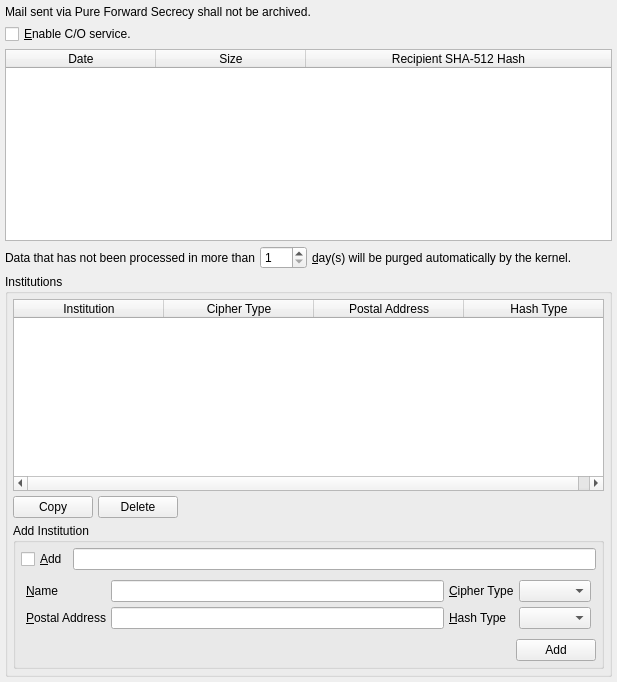
              <widget class="QWidget" name="tab_co">
               <attribute name="title">
                <string>&amp;C/O</string>
               </attribute>
               <layout class="QVBoxLayout" name="verticalLayout_30">
                <property name="spacing">
                 <number>5</number>
                </property>
                <property name="leftMargin">
                 <number>5</number>
                </property>
                <property name="topMargin">
                 <number>5</number>
                </property>
                <property name="rightMargin">
                 <number>5</number>
                </property>
                <property name="bottomMargin">
                 <number>5</number>
                </property>
                <item>
                 <widget class="QLabel" name="label_26">
                  <property name="text">
                   <string>Mail sent via Pure Forward Secrecy shall not be archived.</string>
                  </property>
                 </widget>
                </item>
                <item>
                 <layout class="QHBoxLayout" name="horizontalLayout_19">
                  <property name="spacing">
                   <number>5</number>
                  </property>
                  <item>
                   <widget class="QCheckBox" name="postofficeCheckBox">
                    <property name="text">
                     <string>&amp;Enable C/O service.</string>
                    </property>
                   </widget>
                  </item>
                  <item>
                   <spacer name="horizontalSpacer_18">
                    <property name="orientation">
                     <enum>Qt::Horizontal</enum>
                    </property>
                    <property name="sizeHint" stdset="0">
                     <size>
                      <width>40</width>
                      <height>20</height>
                     </size>
                    </property>
                   </spacer>
                  </item>
                 </layout>
                </item>
                <item>
                 <widget class="QTableWidget" name="postoffice">
                  <property name="alternatingRowColors">
                   <bool>true</bool>
                  </property>
                  <property name="selectionMode">
                   <enum>QAbstractItemView::SingleSelection</enum>
                  </property>
                  <property name="selectionBehavior">
                   <enum>QAbstractItemView::SelectRows</enum>
                  </property>
                  <property name="horizontalScrollMode">
                   <enum>QAbstractItemView::ScrollPerPixel</enum>
                  </property>
                  <property name="sortingEnabled">
                   <bool>true</bool>
                  </property>
                  <attribute name="horizontalHeaderDefaultSectionSize">
                   <number>150</number>
                  </attribute>
                  <attribute name="horizontalHeaderStretchLastSection">
                   <bool>true</bool>
                  </attribute>
                  <column>
                   <property name="text">
                    <string>Date</string>
                   </property>
                  </column>
                  <column>
                   <property name="text">
                    <string>Size</string>
                   </property>
                  </column>
                  <column>
                   <property name="text">
                    <string>Recipient SHA-512 Hash</string>
                   </property>
                  </column>
                 </widget>
                </item>
                <item>
                 <layout class="QHBoxLayout" name="horizontalLayout_37">
                  <property name="spacing">
                   <number>5</number>
                  </property>
                  <item>
                   <widget class="QLabel" name="label_27">
                    <property name="text">
                     <string>Data that has not been processed in more than</string>
                    </property>
                   </widget>
                  </item>
                  <item>
                   <widget class="QSpinBox" name="days">
                    <property name="minimum">
                     <number>1</number>
                    </property>
                    <property name="maximum">
                     <number>366</number>
                    </property>
                   </widget>
                  </item>
                  <item>
                   <widget class="QLabel" name="label_28">
                    <property name="text">
                     <string>&amp;day(s) will be purged automatically by the kernel.</string>
                    </property>
                    <property name="buddy">
                     <cstring>days</cstring>
                    </property>
                   </widget>
                  </item>
                  <item>
                   <spacer name="horizontalSpacer_31">
                    <property name="orientation">
                     <enum>Qt::Horizontal</enum>
                    </property>
                    <property name="sizeHint" stdset="0">
                     <size>
                      <width>40</width>
                      <height>20</height>
                     </size>
                    </property>
                   </spacer>
                  </item>
                 </layout>
                </item>
                <item>
                 <widget class="QGroupBox" name="groupBox_6">
                  <property name="title">
                   <string>Institutions</string>
                  </property>
                  <layout class="QVBoxLayout" name="verticalLayout_50">
                   <property name="spacing">
                    <number>5</number>
                   </property>
                   <property name="leftMargin">
                    <number>5</number>
                   </property>
                   <property name="topMargin">
                    <number>5</number>
                   </property>
                   <property name="rightMargin">
                    <number>5</number>
                   </property>
                   <property name="bottomMargin">
                    <number>5</number>
                   </property>
                   <item>
                    <layout class="QVBoxLayout" name="verticalLayout_51">
                     <property name="spacing">
                      <number>5</number>
                     </property>
                     <item>
                      <widget class="QTableWidget" name="institutions">
                       <property name="alternatingRowColors">
                        <bool>true</bool>
                       </property>
                       <property name="selectionMode">
                        <enum>QAbstractItemView::SingleSelection</enum>
                       </property>
                       <property name="selectionBehavior">
                        <enum>QAbstractItemView::SelectRows</enum>
                       </property>
                       <property name="horizontalScrollMode">
                        <enum>QAbstractItemView::ScrollPerPixel</enum>
                       </property>
                       <property name="sortingEnabled">
                        <bool>true</bool>
                       </property>
                       <attribute name="horizontalHeaderDefaultSectionSize">
                        <number>150</number>
                       </attribute>
                       <attribute name="horizontalHeaderStretchLastSection">
                        <bool>true</bool>
                       </attribute>
                       <column>
                        <property name="text">
                         <string>Institution</string>
                        </property>
                       </column>
                       <column>
                        <property name="text">
                         <string>Cipher Type</string>
                        </property>
                       </column>
                       <column>
                        <property name="text">
                         <string>Postal Address</string>
                        </property>
                       </column>
                       <column>
                        <property name="text">
                         <string>Hash Type</string>
                        </property>
                       </column>
                      </widget>
                     </item>
                     <item>
                      <layout class="QHBoxLayout" name="horizontalLayout_76">
                       <property name="spacing">
                        <number>5</number>
                       </property>
                       <item>
                        <widget class="QPushButton" name="copyInstitution">
                         <property name="text">
                          <string>Copy</string>
                         </property>
                        </widget>
                       </item>
                       <item>
                        <widget class="QPushButton" name="deleteInstitution">
                         <property name="text">
                          <string>Delete</string>
                         </property>
                        </widget>
                       </item>
                       <item>
                        <spacer name="horizontalSpacer_62">
                         <property name="orientation">
                          <enum>Qt::Horizontal</enum>
                         </property>
                         <property name="sizeHint" stdset="0">
                          <size>
                           <width>40</width>
                           <height>20</height>
                          </size>
                         </property>
                        </spacer>
                       </item>
                      </layout>
                     </item>
                    </layout>
                   </item>
                   <item>
                    <widget class="QGroupBox" name="groupBox_5">
                     <property name="title">
                      <string>Add Institution</string>
                     </property>
                     <layout class="QVBoxLayout" name="verticalLayout_52">
                      <property name="spacing">
                       <number>5</number>
                      </property>
                      <property name="leftMargin">
                       <number>5</number>
                      </property>
                      <property name="topMargin">
                       <number>5</number>
                      </property>
                      <property name="rightMargin">
                       <number>5</number>
                      </property>
                      <property name="bottomMargin">
                       <number>5</number>
                      </property>
                      <item>
                       <layout class="QHBoxLayout" name="horizontalLayout_77">
                        <property name="spacing">
                         <number>5</number>
                        </property>
                        <item>
                         <widget class="QCheckBox" name="addInstitutionCheckBox">
                          <property name="sizePolicy">
                           <sizepolicy hsizetype="Minimum" vsizetype="Preferred">
                            <horstretch>0</horstretch>
                            <verstretch>0</verstretch>
                           </sizepolicy>
                          </property>
                          <property name="text">
                           <string>&amp;Add</string>
                          </property>
                         </widget>
                        </item>
                        <item>
                         <widget class="QLineEdit" name="addInstitutionLineEdit"/>
                        </item>
                       </layout>
                      </item>
                      <item>
                       <widget class="QFrame" name="institutionFrame">
                        <property name="frameShape">
                         <enum>QFrame::NoFrame</enum>
                        </property>
                        <layout class="QVBoxLayout" name="verticalLayout_53">
                         <property name="spacing">
                          <number>5</number>
                         </property>
                         <property name="leftMargin">
                          <number>5</number>
                         </property>
                         <property name="topMargin">
                          <number>5</number>
                         </property>
                         <property name="rightMargin">
                          <number>5</number>
                         </property>
                         <property name="bottomMargin">
                          <number>5</number>
                         </property>
                         <item>
                          <layout class="QGridLayout" name="gridLayout_8">
                           <property name="spacing">
                            <number>5</number>
                           </property>
                           <item row="1" column="3">
                            <widget class="QComboBox" name="institutionPostalAddressType">
                             <property name="sizeAdjustPolicy">
                              <enum>QComboBox::AdjustToContents</enum>
                             </property>
                            </widget>
                           </item>
                           <item row="0" column="0">
                            <widget class="QLabel" name="label_75">
                             <property name="text">
                              <string>&amp;Name</string>
                             </property>
                             <property name="buddy">
                              <cstring>institutionName</cstring>
                             </property>
                            </widget>
                           </item>
                           <item row="0" column="1">
                            <widget class="QLineEdit" name="institutionName"/>
                           </item>
                           <item row="1" column="0">
                            <widget class="QLabel" name="label_77">
                             <property name="text">
                              <string>&amp;Postal Address</string>
                             </property>
                             <property name="buddy">
                              <cstring>institutionPostalAddress</cstring>
                             </property>
                            </widget>
                           </item>
                           <item row="1" column="1">
                            <widget class="QLineEdit" name="institutionPostalAddress"/>
                           </item>
                           <item row="0" column="3">
                            <widget class="QComboBox" name="institutionNameType">
                             <property name="sizeAdjustPolicy">
                              <enum>QComboBox::AdjustToContents</enum>
                             </property>
                            </widget>
                           </item>
                           <item row="0" column="2">
                            <widget class="QLabel" name="label_79">
                             <property name="text">
                              <string>&amp;Cipher Type</string>
                             </property>
                             <property name="buddy">
                              <cstring>institutionNameType</cstring>
                             </property>
                            </widget>
                           </item>
                           <item row="1" column="2">
                            <widget class="QLabel" name="label_80">
                             <property name="text">
                              <string>&amp;Hash Type</string>
                             </property>
                             <property name="buddy">
                              <cstring>institutionPostalAddressType</cstring>
                             </property>
                            </widget>
                           </item>
                          </layout>
                         </item>
                        </layout>
                       </widget>
                      </item>
                      <item>
                       <layout class="QHBoxLayout" name="horizontalLayout_79">
                        <property name="spacing">
                         <number>5</number>
                        </property>
                        <item>
                         <spacer name="horizontalSpacer_58">
                          <property name="orientation">
                           <enum>Qt::Horizontal</enum>
                          </property>
                          <property name="sizeHint" stdset="0">
                           <size>
                            <width>40</width>
                            <height>20</height>
                           </size>
                          </property>
                         </spacer>
                        </item>
                        <item>
                         <widget class="QPushButton" name="addInstitution">
                          <property name="text">
                           <string>Add</string>
                          </property>
                         </widget>
                        </item>
                       </layout>
                      </item>
                     </layout>
                    </widget>
                   </item>
                  </layout>
                 </widget>
                </item>
               </layout>
              </widget>
